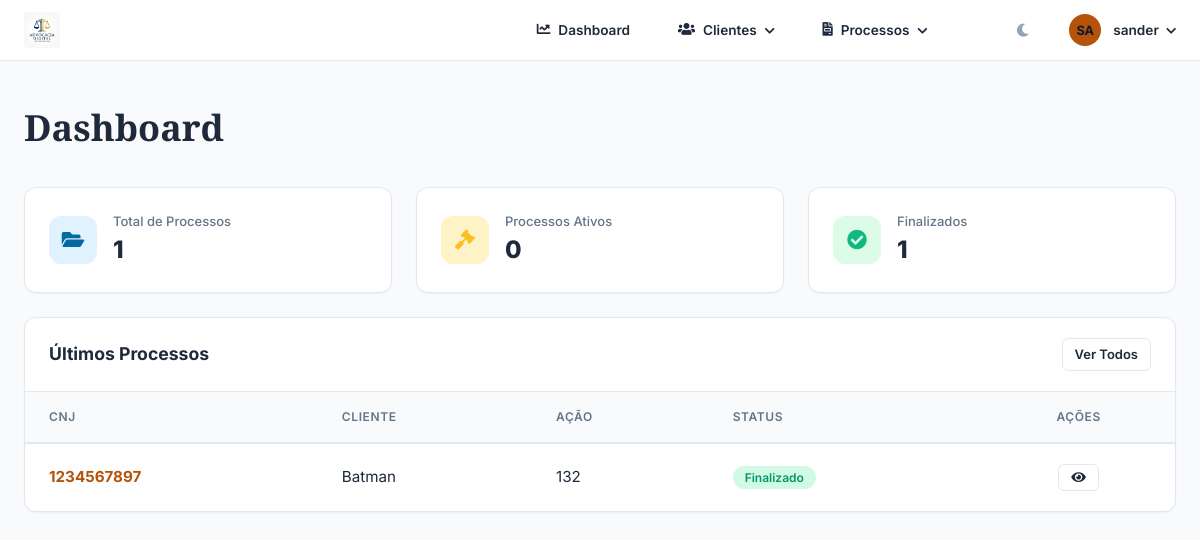
Screenshot of / (signed in) with the database file from the repository.
### processos/models.py (models this page shows, shortened)
class Processo(models.Model):
    UF = (
        ("AC", "Acre"), ("AL", "Alagoas"),
        ("AP", "Amapá"), ("AM", "Amazonas"),
        ("BA", "Bahia"), ("CE", "Ceará"),
        ("DF", "Distrito Federal"), ("ES", "Espírito Santo"),
        ("GO", "Goiás"), ("MA", "Maranhão"),
        ("MT", "Mato Grosso"), ("MS", "Mato Grosso do Sul"),
        ("MG", "Minas Gerais"), ("PA", "Pará"),
        ("PB", "Paraíba"), ("PR", "Paraná"),
        ("PE", "Pernanbuco"), ("PI", "Piauí"),
        ("RJ", "Rio de Janeiro"), ("RN", "Rio Grande do Norte"),
        ("RS", "Rio Grande do Sul"), ("RO", "Rondônia"),
        ("RR", "Roraima"), ("SC", "Santa Catarina"),
        ("SP", "São Paulo"), ("SE", "Sergipe"), ("TO", "Tocantins"),
    )
    cliente = models.ForeignKey(
        Cliente, verbose_name="Cliente", on_delete=models.CASCADE)
    area_atuacao = models.CharField(
        verbose_name="Area de Atuação", max_length=50)
    obj_acao = models.CharField(verbose_name="Objetivo da Ação", max_length=50)
    cnj = models.CharField(verbose_name="Nro do Processo(CNJ)", max_length=20)
    local_tramite = models.CharField(verbose_name='Tramite', max_length=15)
    tramite_uf = models.CharField(verbose_name="UF", max_length=2, choices=UF)
    advogado = models.ForeignKey(
        User, verbose_name="Advogado Responsavel", on_delete=models.DO_NOTHING)
    dt_contratacao = models.DateField(verbose_name="Data da Contratação")
    dt_execucao = models.DateField(verbose_name="Data de Execução")
    dt_sentenca = models.DateField(verbose_name="Data da Sentença")
    vlr_causa = models.DecimalField(
        verbose_name="Valor da Causa", max_digits=5, decimal_places=2)
    pedido = models.CharField(verbose_name="Pedido", max_length=50)
    obs = models.TextField(verbose_name="Obs")
    finalizado = models.BooleanField(default=False, verbose_name="Processo Finalizado")

### clientes/models.py (models this page shows)
class Cliente(models.Model):
    ESTADO_CIVIL = (
        ("S", "Solteiro"),
        ("C", "Casado"),
        ("D", "Divorciado"),
        ("U", "União Estavel"),
        ("V", "Viuvo(a)"),
    )
    UF = (
        ("AC", "Acre"), ("AL", "Alagoas"),
        ("AP", "Amapá"), ("AM", "Amazonas"),
        ("BA", "Bahia"), ("CE", "Ceará"),
        ("DF", "Distrito Federal"), ("ES", "Espírito Santo"),
        ("GO", "Goiás"), ("MA", "Maranhão"),
        ("MT", "Mato Grosso"), ("MS", "Mato Grosso do Sul"),
        ("MG", "Minas Gerais"), ("PA", "Pará"),
        ("PB", "Paraíba"), ("PR", "Paraná"),
        ("PE", "Pernanbuco"), ("PI", "Piauí"),
        ("RJ", "Rio de Janeiro"), ("RN", "Rio Grande do Norte"),
        ("RS", "Rio Grande do Sul"), ("RO", "Rondônia"),
        ("RR", "Roraima"), ("SC", "Santa Catarina"),
        ("SP", "São Paulo"), ("SE", "Sergipe"), ("TO", "Tocantins"),
    )
    usuario = models.OneToOneField("auth.User", on_delete=models.SET_NULL, null=True, blank=True, related_name='cliente_perfil')
    nome_cliente = models.CharField(max_length=100)
    cpf = models.CharField(max_length=14)
    rg = models.CharField(max_length=8)
    estado_civil = models.CharField(max_length=1, choices=ESTADO_CIVIL)
    data_nascimento = models.DateField()
    endereco = models.CharField(max_length=100)
    nro_endereco = models.IntegerField(null=True, blank=True)
    bairro = models.CharField(max_length=45)
    cidade = models.CharField(max_length=15)
    estado = models.CharField(max_length=2, choices=UF)
    cep = models.CharField(max_length=8)
    email = models.EmailField(max_length=254)
    telefone = models.CharField(max_length=11)
    def __str__(self):
        return self.nome_cliente

### clientes/views.py (the view)
# urls.py: path("", views.index, name="index"),
@login_required
def index(request):
    processos_total = Processo.objects.count()
    processos_ativos = Processo.objects.filter(finalizado=False).count()
    processos_finalizados = Processo.objects.filter(finalizado=True).count()
    ultimos_processos = Processo.objects.order_by("-id")[:5]
    context = {
        "processos_total": processos_total,
        "processos_ativos": processos_ativos,
        "processos_finalizados": processos_finalizados,
        "ultimos_processos": ultimos_processos,
    }
    return render(request, "clientes/index.html", context)

### clientes/templates/clientes/index.html (shortened to what this page needs)
{% extends 'clientes/base.html' %}
{% block conteudo %}
<div class="adv-grid grid-cols-3 mb-4">
    <div class="adv-card stat-card">
        <div class="stat-icon bg-stat-blue">
            <i class="fas fa-folder-open"></i>
        </div>
        <div>
            <div class="stat-label">Total de Processos</div>
            <div class="stat-value">{{ processos_total }}</div>
        </div>
    </div>
    <div class="adv-card stat-card">
        <div class="stat-icon bg-stat-gold">
            <i class="fas fa-gavel"></i>
        </div>
        <div>
            <div class="stat-label">Processos Ativos</div>
            <div class="stat-value">{{ processos_ativos }}</div>
        </div>
    </div>
    <div class="adv-card stat-card">
        <div class="stat-icon bg-stat-green">
            <i class="fas fa-check-circle"></i>
        </div>
        <div>
            <div class="stat-label">Finalizados</div>
            <div class="stat-value">{{ processos_finalizados }}</div>
        </div>
    </div>
</div>
<div class="adv-card">
    <div class="card-header">
        <h5>Últimos Processos</h5>
        <a href="{% url 'processos:listaprocessos' %}" class="adv-btn btn-outline btn-sm">Ver Todos</a>
    </div>
    <div class="adv-table-wrapper">
        <table class="adv-table">
            <thead>
                <tr>
                    <th>CNJ</th>
                    <th>Cliente</th>
                    <th>Ação</th>
                    <th>Status</th>
                    <th class="text-center">Ações</th>
                </tr>
            </thead>
            <tbody>
                {% for processo in ultimos_processos %}
                <tr>
                    <td style="font-weight: 700; color: var(--gold);">{{ processo.cnj }}</td>
                    <td>{{ processo.cliente }}</td>
                    <td>{{ processo.obj_acao }}</td>
                    <td>
                        {% if processo.finalizado %}
                        <span class="adv-badge badge-success">Finalizado</span>
                        {% else %}
                        <span class="adv-badge badge-warning">Ativo</span>
                        {% endif %}
                    </td>
                    <td class="text-center">
                        <a href="{% url 'processos:detalhe_processo' processo.id %}" class="adv-btn btn-outline btn-sm" title="Visualizar">
                            <i class="fas fa-eye"></i>
                        </a>
                    </td>
                </tr>
                {% endfor %}
            </tbody>
        </table>
    </div>
</div>
{% endblock %}

### clientes/templates/clientes/base.html (shortened to what this page needs)
<!DOCTYPE html>
{% load static %}
<html lang="pt_br">
<head>
    <link rel="stylesheet" href="https://use.fontawesome.com/releases/v5.8.2/css/all.css" />
    <link href="{% static 'css/advocacia.css' %}" rel="stylesheet" />
</head>
<body>
    <header class="adv-navbar">
        <div class="adv-container nav-content">
            <a class="nav-brand" href="{% url 'clientes:index'%}">
                <img src="{% static 'img/logo_light.png' %}" alt="logo" class="nav-logo logo-light">
            </a>
            <nav class="nav-links">
                {% if user.perfil.role != 'CLIENTE' %}
                <a class="nav-link" href="{% url 'clientes:index' %}">
                    <i class="fas fa-chart-line"></i> Dashboard
                </a>
                <div class="nav-dropdown">
                    <span class="nav-link">
                        <i class="fas fa-users"></i> Clientes <i class="fas fa-chevron-down ml-1" style="font-size: 0.7rem"></i>
                    </span>
                </div>
                <div class="nav-dropdown">
                    <span class="nav-link">
                        <i class="fas fa-file-invoice"></i> Processos <i class="fas fa-chevron-down ml-1" style="font-size: 0.7rem"></i>
                    </span>
                </div>
                {% else %}
                <a class="nav-link" href="{% url 'processos:listaprocessos' %}">
                    <i class="fas fa-folder-open"></i> Meus Processos
                </a>
                {% endif %}
                <div class="nav-user nav-dropdown">
                    <button id="theme-toggle" class="adv-btn btn-outline btn-sm" style="margin-right: 1rem; border: none; color: var(--accent);">
                        <i class="fas fa-moon"></i>
                    </button>
                    <div class="user-avatar">{{ user.username|slice:":2"|upper }}</div>
                    <span style="font-size: 0.85rem; font-weight: 600; color: var(--text-navbar);">{{ user.username }} <i class="fas fa-chevron-down" style="font-size: 0.7rem; margin-left: 0.25rem;"></i></span>
                </div>
            </nav>
        </div>
    </header>
    <main class="adv-container">
        <header class="page-header">
            <h1 class="page-title">{% block titulo %}Dashboard{% endblock titulo %}</h1>
        </header>
        <section class="main-content">
            {% block conteudo %} {% endblock conteudo %}
        </section>
    </main>
</body>
</html>

### rows the page displays
Processo: cnj "1234567897", cliente "Batman", obj_acao "132", finalizado "Finalizado"

### other values shown
{{ user.username|slice:":2"|upper }} "SA"
{{ user.username }} "sander"
{{ processos_total }} "1"
{{ processos_ativos }} "0"
{{ processos_finalizados }} "1"
